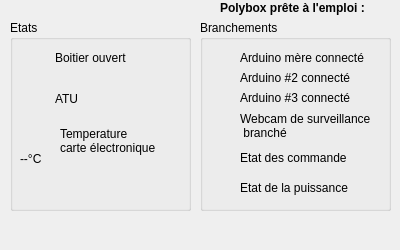
<?xml version="1.0" encoding="UTF-8"?>
<ui version="4.0">
 <class>GlobalChecker</class>
 <widget class="QWidget" name="GlobalChecker">
  <property name="geometry">
   <rect>
    <x>0</x>
    <y>0</y>
    <width>400</width>
    <height>250</height>
   </rect>
  </property>
  <property name="windowTitle">
   <string>Form</string>
  </property>
  <widget class="QGroupBox" name="groupBox">
   <property name="geometry">
    <rect>
     <x>200</x>
     <y>20</y>
     <width>191</width>
     <height>191</height>
    </rect>
   </property>
   <property name="title">
    <string>Branchements</string>
   </property>
   <widget class="QLabel" name="label_7">
    <property name="geometry">
     <rect>
      <x>40</x>
      <y>30</y>
      <width>141</width>
      <height>16</height>
     </rect>
    </property>
    <property name="text">
     <string>Arduino mère connecté</string>
    </property>
   </widget>
   <widget class="Led" name="led_14">
    <property name="geometry">
     <rect>
      <x>10</x>
      <y>50</y>
      <width>15</width>
      <height>15</height>
     </rect>
    </property>
    <property name="text">
     <string/>
    </property>
    <property name="pixmap">
     <pixmap resource="ressources.qrc">:/img/img/led_off_red.png</pixmap>
    </property>
    <property name="scaledContents">
     <bool>true</bool>
    </property>
   </widget>
   <widget class="QLabel" name="label_9">
    <property name="geometry">
     <rect>
      <x>40</x>
      <y>70</y>
      <width>171</width>
      <height>16</height>
     </rect>
    </property>
    <property name="text">
     <string>Arduino #3 connecté</string>
    </property>
   </widget>
   <widget class="Led" name="led_13">
    <property name="geometry">
     <rect>
      <x>10</x>
      <y>30</y>
      <width>15</width>
      <height>15</height>
     </rect>
    </property>
    <property name="text">
     <string/>
    </property>
    <property name="pixmap">
     <pixmap resource="ressources.qrc">:/img/img/led_off_red.png</pixmap>
    </property>
    <property name="scaledContents">
     <bool>true</bool>
    </property>
   </widget>
   <widget class="QLabel" name="label_8">
    <property name="geometry">
     <rect>
      <x>40</x>
      <y>50</y>
      <width>171</width>
      <height>16</height>
     </rect>
    </property>
    <property name="text">
     <string>Arduino #2 connecté</string>
    </property>
   </widget>
   <widget class="Led" name="led_15">
    <property name="geometry">
     <rect>
      <x>10</x>
      <y>100</y>
      <width>15</width>
      <height>15</height>
     </rect>
    </property>
    <property name="text">
     <string/>
    </property>
    <property name="pixmap">
     <pixmap resource="ressources.qrc">:/img/img/led_off_red.png</pixmap>
    </property>
    <property name="scaledContents">
     <bool>true</bool>
    </property>
   </widget>
   <widget class="Led" name="led_12">
    <property name="geometry">
     <rect>
      <x>10</x>
      <y>70</y>
      <width>15</width>
      <height>15</height>
     </rect>
    </property>
    <property name="text">
     <string/>
    </property>
    <property name="pixmap">
     <pixmap resource="ressources.qrc">:/img/img/led_off_red.png</pixmap>
    </property>
    <property name="scaledContents">
     <bool>true</bool>
    </property>
   </widget>
   <widget class="QLabel" name="label_6">
    <property name="geometry">
     <rect>
      <x>40</x>
      <y>90</y>
      <width>201</width>
      <height>31</height>
     </rect>
    </property>
    <property name="text">
     <string>Webcam de surveillance
 branché</string>
    </property>
    <property name="wordWrap">
     <bool>true</bool>
    </property>
   </widget>
   <widget class="QLabel" name="label_4">
    <property name="geometry">
     <rect>
      <x>40</x>
      <y>160</y>
      <width>121</width>
      <height>16</height>
     </rect>
    </property>
    <property name="text">
     <string>Etat de la puissance</string>
    </property>
   </widget>
   <widget class="Led" name="led_10">
    <property name="geometry">
     <rect>
      <x>10</x>
      <y>160</y>
      <width>15</width>
      <height>15</height>
     </rect>
    </property>
    <property name="text">
     <string/>
    </property>
    <property name="pixmap">
     <pixmap resource="ressources.qrc">:/img/img/led_off_red.png</pixmap>
    </property>
    <property name="scaledContents">
     <bool>true</bool>
    </property>
   </widget>
   <widget class="Led" name="led_9">
    <property name="geometry">
     <rect>
      <x>10</x>
      <y>130</y>
      <width>15</width>
      <height>15</height>
     </rect>
    </property>
    <property name="text">
     <string/>
    </property>
    <property name="pixmap">
     <pixmap resource="ressources.qrc">:/img/img/led_off_red.png</pixmap>
    </property>
    <property name="scaledContents">
     <bool>true</bool>
    </property>
   </widget>
   <widget class="QLabel" name="label_3">
    <property name="geometry">
     <rect>
      <x>40</x>
      <y>130</y>
      <width>141</width>
      <height>16</height>
     </rect>
    </property>
    <property name="text">
     <string>Etat des commande</string>
    </property>
   </widget>
  </widget>
  <widget class="QGroupBox" name="groupBox_2">
   <property name="geometry">
    <rect>
     <x>10</x>
     <y>20</y>
     <width>181</width>
     <height>191</height>
    </rect>
   </property>
   <property name="title">
    <string>Etats</string>
   </property>
   <widget class="QLabel" name="label_5">
    <property name="geometry">
     <rect>
      <x>45</x>
      <y>30</y>
      <width>101</width>
      <height>16</height>
     </rect>
    </property>
    <property name="text">
     <string>Boitier ouvert</string>
    </property>
   </widget>
   <widget class="Led" name="led_11">
    <property name="geometry">
     <rect>
      <x>15</x>
      <y>30</y>
      <width>15</width>
      <height>15</height>
     </rect>
    </property>
    <property name="text">
     <string/>
    </property>
    <property name="pixmap">
     <pixmap resource="ressources.qrc">:/img/img/led_off_red.png</pixmap>
    </property>
    <property name="scaledContents">
     <bool>true</bool>
    </property>
   </widget>
   <widget class="QLabel" name="label">
    <property name="geometry">
     <rect>
      <x>45</x>
      <y>70</y>
      <width>57</width>
      <height>17</height>
     </rect>
    </property>
    <property name="text">
     <string>ATU</string>
    </property>
   </widget>
   <widget class="Led" name="led_8">
    <property name="geometry">
     <rect>
      <x>15</x>
      <y>110</y>
      <width>15</width>
      <height>15</height>
     </rect>
    </property>
    <property name="text">
     <string/>
    </property>
    <property name="pixmap">
     <pixmap resource="ressources.qrc">:/img/img/led_off_red.png</pixmap>
    </property>
    <property name="scaledContents">
     <bool>true</bool>
    </property>
   </widget>
   <widget class="QLabel" name="label_2">
    <property name="geometry">
     <rect>
      <x>50</x>
      <y>100</y>
      <width>111</width>
      <height>41</height>
     </rect>
    </property>
    <property name="text">
     <string>Temperature 
carte électronique</string>
    </property>
   </widget>
   <widget class="Led" name="led_7">
    <property name="geometry">
     <rect>
      <x>15</x>
      <y>70</y>
      <width>15</width>
      <height>15</height>
     </rect>
    </property>
    <property name="text">
     <string/>
    </property>
    <property name="pixmap">
     <pixmap resource="ressources.qrc">:/img/img/led_off_red.png</pixmap>
    </property>
    <property name="scaledContents">
     <bool>true</bool>
    </property>
   </widget>
   <widget class="QLabel" name="label_10">
    <property name="geometry">
     <rect>
      <x>10</x>
      <y>130</y>
      <width>31</width>
      <height>17</height>
     </rect>
    </property>
    <property name="text">
     <string>--°C</string>
    </property>
   </widget>
  </widget>
  <widget class="QLabel" name="label_11">
   <property name="geometry">
    <rect>
     <x>220</x>
     <y>0</y>
     <width>161</width>
     <height>16</height>
    </rect>
   </property>
   <property name="text">
    <string>&lt;b&gt;Polybox prête à l'emploi : &lt;/b&gt;</string>
   </property>
  </widget>
  <widget class="Led" name="led_16">
   <property name="geometry">
    <rect>
     <x>380</x>
     <y>0</y>
     <width>15</width>
     <height>15</height>
    </rect>
   </property>
   <property name="text">
    <string/>
   </property>
   <property name="pixmap">
    <pixmap resource="ressources.qrc">:/img/img/led_off_red.png</pixmap>
   </property>
   <property name="scaledContents">
    <bool>true</bool>
   </property>
  </widget>
 </widget>
 <customwidgets>
  <customwidget>
   <class>Led</class>
   <extends>QLabel</extends>
   <header>Led.h</header>
  </customwidget>
 </customwidgets>
 <resources>
  <include location="ressources.qrc"/>
 </resources>
 <connections/>
</ui>
